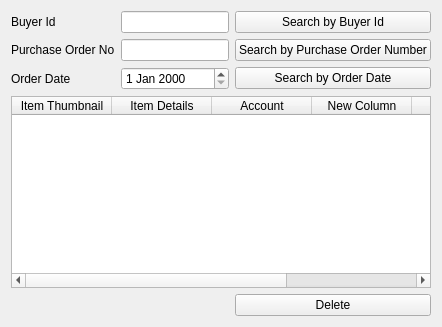
                   <widget class="QWidget" name="tab_2">
                    <attribute name="icon">
                     <iconset>
                      <normaloff>../../../../../fontawesome-free-5.9.0-desktop/svgs/solid/trash.svg</normaloff>../../../../../fontawesome-free-5.9.0-desktop/svgs/solid/trash.svg</iconset>
                    </attribute>
                    <attribute name="title">
                     <string>Delete</string>
                    </attribute>
                    <layout class="QGridLayout" name="gridLayout_13" columnstretch="2,4,4,1">
                     <item row="1" column="3">
                      <widget class="QPushButton" name="pushButton_4">
                       <property name="text">
                        <string>Search by Purchase Order Number</string>
                       </property>
                      </widget>
                     </item>
                     <item row="0" column="3">
                      <widget class="QPushButton" name="pushButton_2">
                       <property name="text">
                        <string>Search by Buyer Id</string>
                       </property>
                      </widget>
                     </item>
                     <item row="2" column="3">
                      <widget class="QPushButton" name="pushButton_5">
                       <property name="text">
                        <string>Search by Order Date</string>
                       </property>
                      </widget>
                     </item>
                     <item row="3" column="0" colspan="4">
                      <widget class="QTableWidget" name="tableWidget_3">
                       <column>
                        <property name="text">
                         <string>Item Thumbnail</string>
                        </property>
                       </column>
                       <column>
                        <property name="text">
                         <string>Item Details</string>
                        </property>
                       </column>
                       <column>
                        <property name="text">
                         <string>Account</string>
                        </property>
                       </column>
                       <column>
                        <property name="text">
                         <string>New Column</string>
                        </property>
                       </column>
                       <column>
                        <property name="text">
                         <string>Rate</string>
                        </property>
                       </column>
                       <column>
                        <property name="text">
                         <string>Amount</string>
                        </property>
                       </column>
                      </widget>
                     </item>
                     <item row="2" column="0">
                      <widget class="QLabel" name="label_23">
                       <property name="text">
                        <string>Order Date</string>
                       </property>
                      </widget>
                     </item>
                     <item row="1" column="0">
                      <widget class="QLabel" name="label_22">
                       <property name="text">
                        <string>Purchase Order No</string>
                       </property>
                      </widget>
                     </item>
                     <item row="0" column="0">
                      <widget class="QLabel" name="label_21">
                       <property name="text">
                        <string>Buyer Id</string>
                       </property>
                      </widget>
                     </item>
                     <item row="4" column="3">
                      <widget class="QPushButton" name="pushButton_6">
                       <property name="text">
                        <string>Delete</string>
                       </property>
                       <property name="icon">
                        <iconset>
                         <normaloff>../../../../../fontawesome-free-5.9.0-desktop/svgs/solid/trash.svg</normaloff>../../../../../fontawesome-free-5.9.0-desktop/svgs/solid/trash.svg</iconset>
                       </property>
                      </widget>
                     </item>
                     <item row="2" column="1" colspan="2">
                      <widget class="QDateEdit" name="dateEdit_4"/>
                     </item>
                     <item row="1" column="1" colspan="2">
                      <widget class="QLineEdit" name="lineEdit_8"/>
                     </item>
                     <item row="0" column="1" colspan="2">
                      <widget class="QLineEdit" name="lineEdit_7"/>
                     </item>
                     <item row="4" column="0" colspan="3">
                      <spacer name="horizontalSpacer_5">
                       <property name="orientation">
                        <enum>Qt::Horizontal</enum>
                       </property>
                       <property name="sizeHint" stdset="0">
                        <size>
                         <width>40</width>
                         <height>20</height>
                        </size>
                       </property>
                      </spacer>
                     </item>
                    </layout>
                   </widget>
